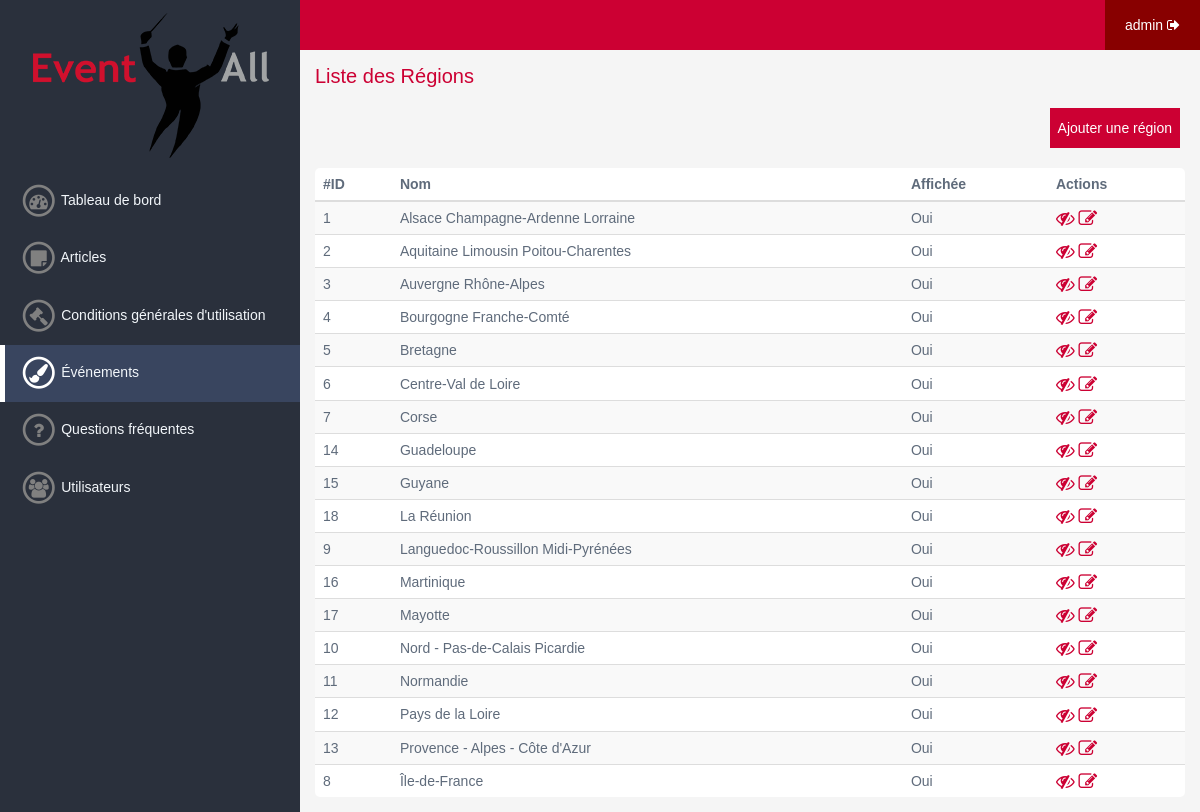
Page /admin/events/regions (signed in) on the committed database.
### tables this page shows
CREATE TABLE IF NOT EXISTS `regions` (
  `id` int(11) NOT NULL AUTO_INCREMENT,
  `nom` varchar(255) NOT NULL,
  `afficher` int(11) NOT NULL DEFAULT '1',
  PRIMARY KEY (`id`)
);

### system/Controller.php (called while the page is built, shortened)
<?php
abstract class Controller {
	protected $view;
	protected $default_module;
	public final function execute($module = '', $params = array()) {
		 if(method_exists($this, $module)) {
			 return $this->$module($params);
		 }
	}
	public final function render() {
		$route  = Route::getRoute();
		$params = $route['params'];
		$module = (isset($params[0]) && method_exists($this, $params[0])) ? $params[0] : $this->default_module;
		if (isset($params[0]) && $params[0] == $module) {
			array_shift($params);
		}
		$model = $this->execute($module, $params);
		$render = $this->view->render($module, $model);
		$title = $this->view->getGlobalVar('title');
		$css   = $this->view->getGlobalVar('css');
		$js    = $this->view->getGlobalVar('js');
		return array(
			'title' => $title,
			'css'   => $css,
			'js'    => $js,
			'tpl'   => $render
		);
	}
	public function setModel($model) {
		$this->model = $model;
	}
	public function setView($view) {
		$this->view = $view;
	}
}
?>

### system/Main.php (called while the page is built, shortened)
<?php
class Main {
	private $is404 = false;
	public function __construct() {
		$this->exec();
	}
	private function route() {
		$error = false;
		$this->is404 = $error;
	}
	private function exec() {
		$route = Route::getRoute();
		$admin = $route['admin'] == 1;
		$app = !empty($route['app']) ? $route['app'] : ($admin ? Config::get('config.defaultadminapp') : Config::get('config.defaultapp'));
		if ($admin) {
			$app_dir   = APPS_DIR.$app.DS.'admin'.DS;
			$app_name_clear = str_replace(' ', '', ucwords(preg_replace('#[^a-zA-Z]+#', ' ', $app)));
			$app_class = $app_name_clear.'AdminController';
		} else {
			$app_dir   = APPS_DIR.$app.DS;
			$app_name_clear = str_replace(' ', '', ucwords(preg_replace('#[^a-zA-Z]+#', ' ', $app)));
			$app_class = $app_name_clear.'Controller';
		}
		if (is_dir($app_dir) && file_exists($app_dir.'controller.php') && !$this->is404) {
			if (class_exists($app_class) && get_parent_class($app_class) == 'Controller') {
				$controller = new $app_class();
				if (file_exists($app_dir.'model.php')) {
					include_once $app_dir.'model.php';
					$model_class = str_replace('Controller', 'Model', $app_class);
					if (class_exists($model_class)) {
						$controller->setModel(new $model_class());
					}
				}
				if (file_exists($app_dir.'view.php')) {
					$view_class = str_replace('Controller', 'View', $app_class);
					if (class_exists($view_class) && get_parent_class($view_class) == 'View') {
						$controller->setView(new $view_class());
					}
				}
			}
		}
		$app_rendered = $controller->render();
	}
}
?>

### index.php (called while the page is built, shortened)
<?php
require_once SYS_DIR.'System.php';
require_once SYS_DIR.'Config.php';
require_once SYS_DIR.'Main.php';
$eua = new Main();
?>

### system/Config.php (called while the page is built, shortened)
<?php
class Config {
	private static $configs = array();
	public static function get($path, $default = null) {
		$result = $default;
		if ($nodes = explode('.', $path)) {
			$config = &self::$configs;
			$path_count = count($nodes) - 1;
			for ($i = 0; $i < $path_count; $i++) {
				if (isset($config[$nodes[$i]])) {
					$config = &$config[$nodes[$i]];
				} else {
					break;
				}
			}
			if (isset($config[$nodes[$i]])) {
				$result = $config[$nodes[$i]];
			}
		}
		return $result;
	}
	public static function load($field, $file, $type = '') {
		switch(strtolower($type)) {
			case 'php':
				if (isset(${$field})) {
					self::$configs[$field] = ${$field};
				}
				break;
		}
		return true;
	}
}
?>

### system/config/config.php (called while the page is built)
<?php
$config = array(
  'base'            => 'http://localhost/Event-You-All',
  'defaultapp'      => 'events',
  'defaultadminapp' => 'board',
  'site_title'      => 'Event-You-All',
  'email'           => 'contact@event-you-all.fr'
);
?>

### apps/events/model.php (called while the page is built, shortened)
<?php
class EventsModel {
  public function __construct() {
    $this->db = System::getDb();
  }
}
?>

### system/System.php (called while the page is built, shortened)
<?php
class System {
	private static $dbInstance;
	public static function getDB() {
		if (!is_object(self::$dbInstance)) {
			$server   = Config::get('database.server');
			$dbname   = Config::get('database.dbname');
			$dsn      = 'mysql:dbname='.$dbname.';host='.$server;
			$user     = Config::get('database.user');
			$password = Config::get('database.pw');
			self::$dbInstance = new PDO($dsn, $user, $password);
			self::$dbInstance->query("SET NAMES 'utf8'");
			self::$dbInstance->setAttribute(PDO::ATTR_ERRMODE, PDO::ERRMODE_WARNING);
		}
		return self::$dbInstance;
	}
}
?>

### apps/events/admin/model.php (called while the page is built, shortened)
<?php
require APPS_DIR.'events/model.php';
class EventsAdminModel extends EventsModel {
    public function getAllRegions($from = 0, $number = 9999999) {
    $prep = $this->db->prepare('SELECT * FROM regions ORDER BY nom LIMIT :from, :number');
    $prep->bindParam(':from', $from, PDO::PARAM_INT);
    $prep->bindParam(':number', $number, PDO::PARAM_INT);
    $prep->execute();
    $themes = $prep->fetchAll(PDO::FETCH_ASSOC);
    return $themes;
  }
}
?>

### apps/events/admin/controller.php (called while the page is built, shortened)
<?php
class EventsAdminController extends Controller {
  public function regions(array $params) {
    $themes = $this->model->getAllRegions();
    return $themes;
  }
}
?>

### apps/events/admin/views/region.php (the view, shortened to what this page needs)
<h1 class="app-title">Liste des Régions</h1>
<div class="app-actions">
  <a href="<?php echo Config::get('config.base'); ?>/admin/events/addregion">Ajouter une région</a>
</div>
<table class="table">
  <thead>
    <tr>
      <th>#ID</th>
      <th>Nom</th>
      <th>Affichée</th>
      <th>Actions</th>
    </tr>
  </thead>
  <tbody>
    <?php foreach ($model as $value) { ?>
    <tr>
      <td>
        <?php echo $value['id'];?>
      </td>
      <td>
        <?php echo $value['nom'];?>
      </td>
      <td>
        <?php echo ($value['afficher'] == 1) ? 'Oui' : 'Non'; ?>
      </td>
      <td>
        <?php if ($value['afficher'] == 1) { ?>
        <a href="<?php echo Config::get('config.base'); ?>/admin/events/hideregion/<?php echo $value['id']; ?>" title="Masquer la région"><i class="fa fa-eye-slash fa-lg"></i></a>
        <?php } else { ?>
        <a href="<?php echo Config::get('config.base'); ?>/admin/events/showregion/<?php echo $value['id']; ?>" title="Afficher la région"><i class="fa fa-eye fa-lg"></i></a>
        <?php } ?>
        <a href="<?php echo Config::get('config.base'); ?>/admin/events/modifregion/<?php echo $value['id']; ?>" title="Modifier la Région"><i class="fa fa-edit fa-lg"></i></a>
      </td>
    </tr>
    <?php
    }
    ?>
  </tbody>
</table>

### rows in the picture
regions: id "1", nom "Alsace Champagne-Ardenne Lorraine", afficher "Oui"
regions: id "2", nom "Aquitaine Limousin Poitou-Charentes", afficher "Oui"
regions: id "3", nom "Auvergne Rhône-Alpes", afficher "Oui"
regions: id "4", nom "Bourgogne Franche-Comté", afficher "Oui"
regions: id "5", nom "Bretagne", afficher "Oui"
regions: id "6", nom "Centre-Val de Loire", afficher "Oui"
regions: id "7", nom "Corse", afficher "Oui"
regions: id "14", nom "Guadeloupe", afficher "Oui"
regions: id "15", nom "Guyane", afficher "Oui"
regions: id "18", nom "La Réunion", afficher "Oui"
regions: id "9", nom "Languedoc-Roussillon Midi-Pyrénées", afficher "Oui"
regions: id "16", nom "Martinique", afficher "Oui"
regions: id "17", nom "Mayotte", afficher "Oui"
regions: id "10", nom "Nord - Pas-de-Calais Picardie", afficher "Oui"
regions: id "11", nom "Normandie", afficher "Oui"
regions: id "12", nom "Pays de la Loire", afficher "Oui"
regions: id "13", nom "Provence - Alpes - Côte d'Azur", afficher "Oui"
regions: id "8", nom "Île-de-France", afficher "Oui"

### other values in the picture
$admin_app['name'] "Articles"
$admin_app['name'] "Conditions générales d'utilisation"
$admin_app['name'] "Événements"
$admin_app['name'] "Questions fréquentes"
$admin_app['name'] "Utilisateurs"
$_SESSION['nickname'] "admin"
